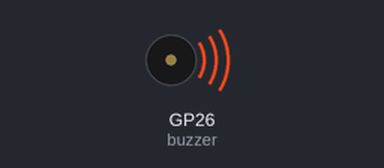
Bench run of a program on a simulated Raspberry Pi Pico running MicroPython. On the bench: buzzer (waves = sounding). At 1.2 s the program stops and its outputs stay as they are.

Above: at 0.1 s.
Timing chart, 0 to 2.7 s (numbered marks = the images above):
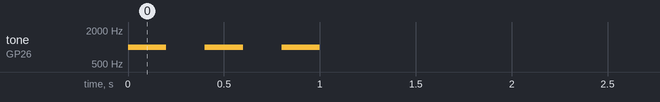

Measured:
- by itself, tone on GP26 (buzzer): alternates 1000 Hz for 0.20 s and silent for 0.20 s, 6 changes in all, then stays silent

The program:

buzzer_beep.py
```python
# Beep a piezo buzzer three times
import time
from machine import PWM, Pin

BUZZER_PIN = 26

buzzer = PWM(Pin(BUZZER_PIN), freq=1000, duty_u16=0)  # starts silent

for i in range(3):
    buzzer.duty_u16(32768)   # 50% duty: loudest
    time.sleep(0.2)
    buzzer.duty_u16(0)       # 0% duty: silent
    time.sleep(0.2)

buzzer.deinit()   # release the pin
```
